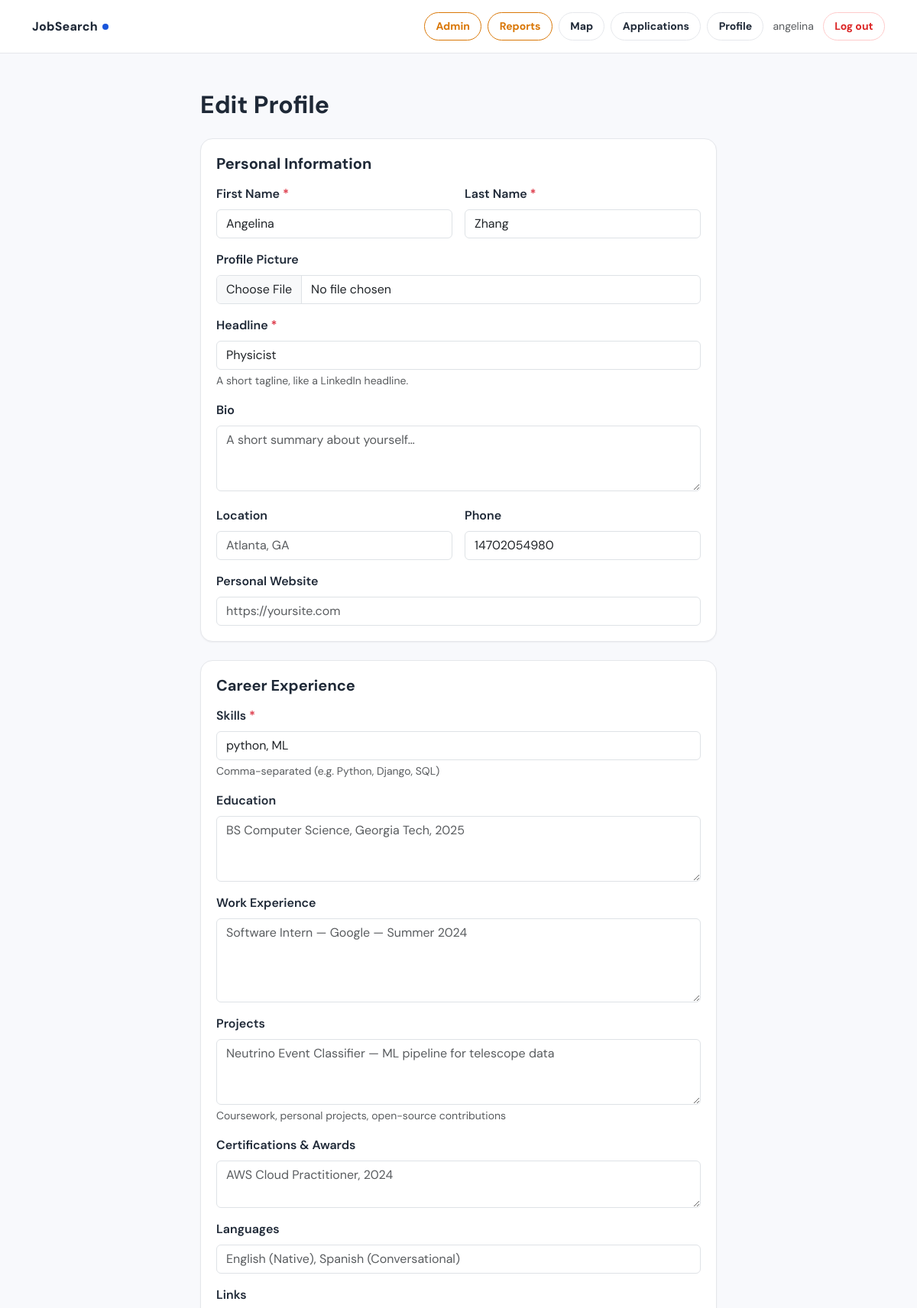
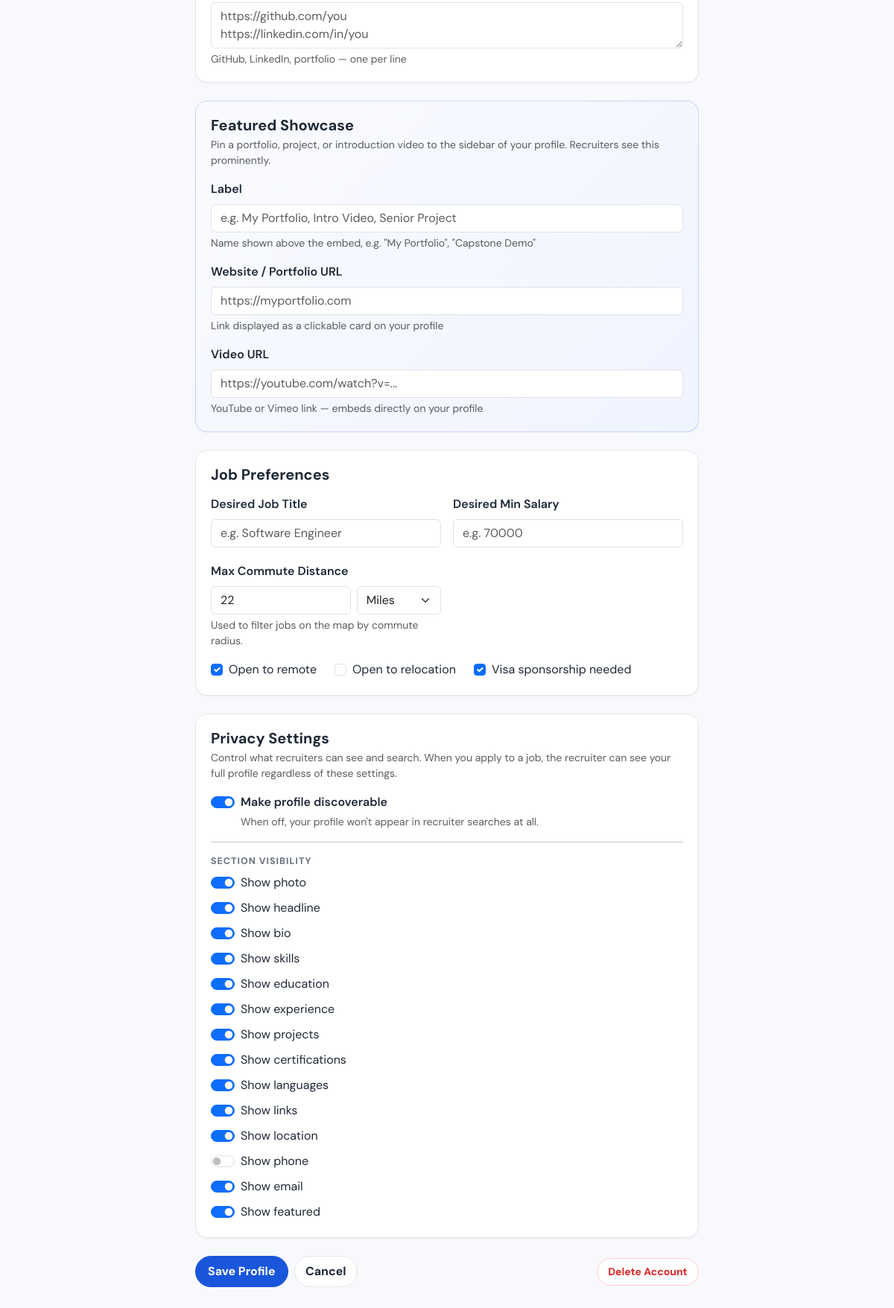
The page /profile/edit/ (signed in) on the database its author committed (2 pictures, top to bottom).
### jobs/models.py (models this page shows, shortened)
class CustomUser(AbstractUser):
    class Role(models.TextChoices):
        JOB_SEEKER = "job_seeker", "Job Seeker"
        RECRUITER = "recruiter", "Recruiter"
        ADMIN = "admin", "Admin"
    role = models.CharField(
        max_length=20,
        choices=Role.choices,
        default=Role.JOB_SEEKER,
    )
    def is_job_seeker(self):
        return self.role == self.Role.JOB_SEEKER
    def is_recruiter(self):
        return self.role == self.Role.RECRUITER

class JobSeekerProfile(models.Model):
    user = models.OneToOneField(
        CustomUser, on_delete=models.CASCADE, related_name="seeker_profile"
    )
    profile_picture = models.ImageField(
        upload_to="profile_pics/", blank=True, null=True
    )
    headline = models.CharField(max_length=200, blank=True)
    bio = models.TextField(blank=True, help_text="Short summary about yourself")
    location = models.CharField(max_length=200, blank=True)
    phone = models.CharField(max_length=30, blank=True)
    website = models.URLField(blank=True)
    skills = models.TextField(blank=True, help_text="Comma-separated skills")
    education = models.TextField(blank=True)
    work_experience = models.TextField(blank=True)
    projects = models.TextField(blank=True, help_text="Key projects, coursework, open-source contributions")
    certifications = models.TextField(blank=True, help_text="Certifications, licenses, awards")
    languages = models.TextField(blank=True, help_text="Spoken languages, e.g. English (Native), Spanish (Conversational)")
    links = models.TextField(blank=True, help_text="GitHub, LinkedIn, portfolio URLs (one per line)")
    featured_label = models.CharField(
        max_length=100, blank=True,
        help_text="Label shown above the embed, e.g. 'My Portfolio', 'Intro Video'"
    )
    featured_url = models.URLField(
        blank=True,
        help_text="Link to a website, portfolio, or project (displayed as a clickable card)"
    )
    featured_video_url = models.URLField(
        blank=True,
        help_text="YouTube or Vimeo link for an introduction / project video"
    )
    desired_job_title = models.CharField(max_length=200, blank=True)
    desired_salary_min = models.PositiveIntegerField(null=True, blank=True)
    open_to_remote = models.BooleanField(default=True)
    open_to_relocation = models.BooleanField(default=False)
    visa_required = models.BooleanField(default=False)
    class DistanceUnit(models.TextChoices):
        MILES = "mi", "Miles"
        KM = "km", "Kilometers"
    commute_distance = models.PositiveIntegerField(
        null=True, blank=True,
        help_text="Maximum commute distance"
    )
    distance_unit = models.CharField(
        max_length=2, choices=DistanceUnit.choices, default=DistanceUnit.MILES
    )
    is_public = models.BooleanField(default=True)
    show_photo = models.BooleanField(default=True)
    show_headline = models.BooleanField(default=True)
    show_bio = models.BooleanField(default=True)
    show_skills = models.BooleanField(default=True)
    show_education = models.BooleanField(default=True)
    show_experience = models.BooleanField(default=True)
    show_projects = models.BooleanField(default=True)
    show_certifications = models.BooleanField(default=True)
    show_languages = models.BooleanField(default=True)
    show_links = models.BooleanField(default=True)
    show_location = models.BooleanField(default=True)
    show_phone = models.BooleanField(default=False)
    show_email = models.BooleanField(default=True)
    show_featured = models.BooleanField(default=True)
    def completion_missing(self):
        missing = []
        if not self.user.first_name:
            missing.append("First name")
        if not self.user.last_name:
            missing.append("Last name")
        if not self.headline:
            missing.append("Headline")
        if not self.skills.strip():
            missing.append("At least one skill")
        return missing

### jobs/views.py (the view)
# urls.py: path("profile/edit/", views.seeker_profile_edit, name="seeker_profile_edit"),
@login_required
def seeker_profile_edit(request):
    if not request.user.is_job_seeker():
        return redirect("home")
    profile, _ = JobSeekerProfile.objects.get_or_create(user=request.user)
    if request.method == "POST":
        identity_form = SeekerIdentityForm(request.POST)
        profile_form = JobSeekerProfileForm(request.POST, request.FILES, instance=profile)
        privacy_form = SeekerPrivacyForm(request.POST, instance=profile)
        if identity_form.is_valid() and profile_form.is_valid() and privacy_form.is_valid():
            request.user.first_name = identity_form.cleaned_data["first_name"]
            request.user.last_name = identity_form.cleaned_data["last_name"]
            request.user.save()
            p = profile_form.save(commit=False)
            for field in SeekerPrivacyForm.Meta.fields:
                setattr(p, field, privacy_form.cleaned_data[field])
            p.save()
            messages.success(request, "Profile updated!")
            return redirect("seeker_profile")
    else:
        identity_form = SeekerIdentityForm(initial={
            "first_name": request.user.first_name,
            "last_name": request.user.last_name,
        })
        profile_form = JobSeekerProfileForm(instance=profile)
        privacy_form = SeekerPrivacyForm(instance=profile)
    return render(request, "jobs/seeker_profile_edit.html", {
        "identity_form": identity_form,
        "profile_form": profile_form,
        "privacy_form": privacy_form,
        "profile": profile,
    })

### jobs/templates/jobs/seeker_profile_edit.html (shortened to what this page needs)
{% extends "jobs/base.html" %}
{% block content %}
<div class="container py-5" style="max-width: 700px;">
  <h2 class="fw-bold mb-4">Edit Profile</h2>
  <form method="post" enctype="multipart/form-data">
    <div class="js-card mb-4">
      <h5 class="fw-bold mb-3">Personal Information</h5>
      <div class="row g-3">
        <div class="col-md-6">
          <label class="form-label fw-semibold">First Name <span class="text-danger">*</span></label>
          <input type="text" name="first_name" value="{{ identity_form.first_name.value|default:'' }}"
                 class="form-control {% if identity_form.first_name.errors %}is-invalid{% endif %}" required>
        </div>
        <div class="col-md-6">
          <label class="form-label fw-semibold">Last Name <span class="text-danger">*</span></label>
          <input type="text" name="last_name" value="{{ identity_form.last_name.value|default:'' }}"
                 class="form-control {% if identity_form.last_name.errors %}is-invalid{% endif %}" required>
        </div>
      </div>
      <div class="mt-3">
        <label class="form-label fw-semibold">Profile Picture</label>
        {{ profile_form.profile_picture }}
      </div>
      <div class="mt-3">
        <label class="form-label fw-semibold">Headline <span class="text-danger">*</span></label>
        {{ profile_form.headline }}
        <div class="form-text">A short tagline, like a LinkedIn headline.</div>
      </div>
      <div class="mt-3">
        <label class="form-label fw-semibold">Bio</label>
        {{ profile_form.bio }}
      </div>
      <div class="row g-3 mt-1">
        <div class="col-md-6">
          <label class="form-label fw-semibold">Location</label>
          {{ profile_form.location }}
        </div>
        <div class="col-md-6">
          <label class="form-label fw-semibold">Phone</label>
          {{ profile_form.phone }}
        </div>
      </div>
      <div class="mt-3">
        <label class="form-label fw-semibold">Personal Website</label>
        {{ profile_form.website }}
      </div>
    </div>
    <div class="js-card mb-4">
      <h5 class="fw-bold mb-3">Career Experience</h5>
      <div class="mb-3">
        <label class="form-label fw-semibold">Skills <span class="text-danger">*</span></label>
        {{ profile_form.skills }}
        <div class="form-text">Comma-separated (e.g. Python, Django, SQL)</div>
      </div>
      <div class="mb-3">
        <label class="form-label fw-semibold">Education</label>
        {{ profile_form.education }}
      </div>
      <div class="mb-3">
        <label class="form-label fw-semibold">Work Experience</label>
        {{ profile_form.work_experience }}
      </div>
      <div class="mb-3">
        <label class="form-label fw-semibold">Projects</label>
        {{ profile_form.projects }}
        <div class="form-text">Coursework, personal projects, open-source contributions</div>
      </div>
      <div class="mb-3">
        <label class="form-label fw-semibold">Certifications &amp; Awards</label>
        {{ profile_form.certifications }}
      </div>
      <div class="mb-3">
        <label class="form-label fw-semibold">Languages</label>
        {{ profile_form.languages }}
      </div>
      <div class="mb-0">
        <label class="form-label fw-semibold">Links</label>
        {{ profile_form.links }}
        <div class="form-text">GitHub, LinkedIn, portfolio — one per line</div>
      </div>
    </div>
    <div class="js-card mb-4" style="border:1px solid rgba(26,86,219,.2);background:linear-gradient(135deg,#fafbff,#f0f4ff);">
      <h5 class="fw-bold mb-1">Featured Showcase</h5>
      <p class="text-muted small mb-3">Pin a portfolio, project, or introduction video to the sidebar of your profile. Recruiters see this prominently.</p>
      <div class="mb-3">
        <label class="form-label fw-semibold">Label</label>
        {{ profile_form.featured_label }}
        <div class="form-text">Name shown above the embed, e.g. "My Portfolio", "Capstone Demo"</div>
      </div>
      <div class="mb-3">
        <label class="form-label fw-semibold">Website / Portfolio URL</label>
        {{ profile_form.featured_url }}
        <div class="form-text">Link displayed as a clickable card on your profile</div>
      </div>
      <div class="mb-0">
        <label class="form-label fw-semibold">Video URL</label>
        {{ profile_form.featured_video_url }}
        <div class="form-text">YouTube or Vimeo link — embeds directly on your profile</div>
      </div>
    </div>
    <div class="js-card mb-4">
      <h5 class="fw-bold mb-3">Job Preferences</h5>
      <div class="row g-3">
        <div class="col-md-6">
          <label class="form-label fw-semibold">Desired Job Title</label>
          {{ profile_form.desired_job_title }}
        </div>
        <div class="col-md-6">
          <label class="form-label fw-semibold">Desired Min Salary</label>
          {{ profile_form.desired_salary_min }}
        </div>
      </div>
      <div class="row g-3 mt-1">
        <div class="col-md-6">
          <label class="form-label fw-semibold">Max Commute Distance</label>
          <div class="d-flex gap-2">
            <div class="flex-grow-1">{{ profile_form.commute_distance }}</div>
            <div style="min-width:100px;">{{ profile_form.distance_unit }}</div>
          </div>
          <div class="form-text">Used to filter jobs on the map by commute radius.</div>
        </div>
      </div>
      <div class="d-flex flex-wrap gap-4 mt-3">
        <div class="form-check">
          <input type="checkbox" name="open_to_remote" class="form-check-input" id="id_remote"
                 {% if profile_form.instance.open_to_remote %}checked{% endif %}>
          <label class="form-check-label" for="id_remote">Open to remote</label>
        </div>
        <div class="form-check">
          <input type="checkbox" name="open_to_relocation" class="form-check-input" id="id_relocate"
                 {% if profile_form.instance.open_to_relocation %}checked{% endif %}>
          <label class="form-check-label" for="id_relocate">Open to relocation</label>
        </div>
        <div class="form-check">
          <input type="checkbox" name="visa_required" class="form-check-input" id="id_visa"
                 {% if profile_form.instance.visa_required %}checked{% endif %}>
          <label class="form-check-label" for="id_visa">Visa sponsorship needed</label>
        </div>
      </div>
    </div>
    <div class="js-card mb-4">
      <h5 class="fw-bold mb-1">Privacy Settings</h5>
      <p class="text-muted small mb-3">Control what recruiters can see and search. When you apply to a job, the recruiter can see your full profile regardless of these settings.</p>
      <div class="form-check form-switch mb-3">
        <input type="checkbox" name="is_public" class="form-check-input" id="id_is_public"
               {% if privacy_form.instance.is_public %}checked{% endif %}>
        <label class="form-check-label fw-semibold" for="id_is_public">Make profile discoverable</label>
        <div class="form-text">When off, your profile won't appear in recruiter searches at all.</div>
      </div>
      <hr>
      <div class="section-label mb-2">Section visibility</div>
      <div class="d-flex flex-column gap-2">
        {% for field in privacy_form %}
          {% if field.name != "is_public" %}
          <div class="form-check form-switch">
            <input type="checkbox" name="{{ field.html_name }}" class="form-check-input" id="id_{{ field.name }}"
                   {% if field.value %}checked{% endif %}>
            <label class="form-check-label" for="id_{{ field.name }}">{{ field.label }}</label>
          </div>
          {% endif %}
        {% endfor %}
      </div>
    </div>
    <div class="d-flex justify-content-between align-items-center">
      <div class="d-flex gap-2">
        <button class="btn btn-brand" type="submit">Save Profile</button>
        <a href="{% url 'seeker_profile' %}" class="btn btn-ghost">Cancel</a>
      </div>
      <a href="{% url 'delete_account' %}" class="btn btn-ghost btn-sm" style="color:var(--danger);border-color:#fecaca;">
        Delete Account
      </a>
    </div>
  </form>
</div>
{% endblock %}

### jobs/templates/jobs/base.html (shortened to what this page needs)
<!doctype html>
<html lang="en">
<head>
  <link href="https://cdn.jsdelivr.net/npm/bootstrap@5.3.3/dist/css/bootstrap.min.css" rel="stylesheet">
</head>
<body>
<nav class="js-nav">
  <div class="container d-flex align-items-center py-3">
    <a class="js-brand" href="{% url 'home' %}">
      JobSearch<span class="js-brand-dot"></span>
    </a>
    <div class="ms-auto d-flex align-items-center gap-2">
      {% if user.is_authenticated %}
        {% if user.is_staff %}
          <a class="btn btn-ghost btn-sm" href="{% url 'admin_user_list' %}" style="border-color:var(--warning);color:var(--warning);">Admin</a>
          <a class="btn btn-ghost btn-sm" href="{% url 'admin_report_list' %}" style="border-color:var(--warning);color:var(--warning);">Reports</a>
        {% endif %}
        <a class="btn btn-ghost btn-sm" href="{% url 'job_map' %}">Map</a>
        {% if user.is_job_seeker %}
          <a class="btn btn-ghost btn-sm" href="{% url 'my_applications' %}">Applications</a>
          <a class="btn btn-ghost btn-sm" href="{% url 'seeker_profile' %}">Profile</a>
        {% endif %}
        <span class="text-muted small ms-1">{{ user.username }}</span>
        <form method="post" action="{% url 'logout' %}" class="d-inline ms-1">
          <button class="btn btn-ghost btn-sm" type="submit" style="color:var(--danger);border-color:#fecaca;">Log out</button>
        </form>
      {% else %}
        <a class="btn btn-ghost btn-sm" href="{% url 'register_recruiter' %}">Recruiter</a>
        <a class="btn btn-ghost btn-sm" href="{% url 'register_seeker' %}">Job Seeker</a>
        <a class="btn btn-brand btn-sm" href="{% url 'login' %}">Sign in</a>
      {% endif %}
    </div>
  </div>
</nav>
{% block content %}{% endblock %}
</body>
</html>

### rows shown on the page
CustomUser: username "angelina", first_name "Angelina", last_name "Zhang"
JobSeekerProfile: headline "Physicist", phone "14702054980", skills "python, ML", commute_distance "22", distance_unit "Miles", open_to_remote "☑", visa_required "☑", is_public "☑"

### other values the page prints
{{ field.label }} "Show photo" "Show headline" "Show bio" "Show skills" "Show education" "Show experience" "Show projects" "Show certifications" "Show languages" "Show links" "Show location" "Show phone" "Show email" "Show featured"
